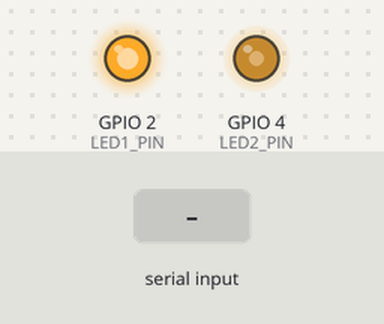
The program below on a simulated ESP32. Parts: output pins drawn as LEDs (lit = HIGH). Inputs (shaded band) come from the test bench. What the program prints to the serial monitor is not drawn.

Above: at 1.2 s.
1.3 s: "1" received over Serial
At 2.1 s:
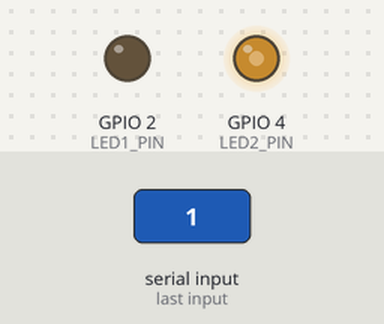
Timing chart, 0 to 9.8 s (numbered marks = the images above; inputs shaded):
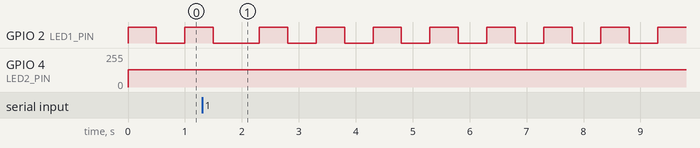

The program:

main.cpp
```cpp
#include <Arduino.h>
#include <FreeRTOS.h>

#define LED1_PIN  2   // Built-in LED for blinking
#define LED2_PIN  4   // Another LED for PWM control

// Global variables with mutex
uint8_t commandPacket[32] = {0};
SemaphoreHandle_t Key;

// Task handles
TaskHandle_t receiveTaskHandle = NULL;
TaskHandle_t led1TaskHandle = NULL;
TaskHandle_t led2TaskHandle = NULL;

// Function prototypes
void receiveTask(void *pvParameters);
void led1BlinkTask(void *pvParameters);
void led2PWMTask(void *pvParameters);

void setup() {
  // Initialize pins
  pinMode(LED1_PIN, OUTPUT);
  pinMode(LED2_PIN, OUTPUT);

  // Initialize serial
  Serial.begin(9600);
  while(!Serial) { ; }  // Wait for serial to be ready

  // Create mutex
  Key = xSemaphoreCreateMutex();
  if (Key == NULL) {
    Serial.println("Mutex creation failed!");
    while(1); // Halt if mutex creation fails
  }

  // Create tasks
  xTaskCreate(
    receiveTask,
    "Receive Task",
    4096,
    NULL,
    2,
    &receiveTaskHandle
  );

  xTaskCreate(
    led1BlinkTask,
    "LED1 Blink Task",
    4096,
    NULL,
    1,
    &led1TaskHandle
  );

  xTaskCreate(
    led2PWMTask,
    "LED2 PWM Task",
    4096,
    NULL,
    1,
    &led2TaskHandle
  );
}

void loop() {

}

void receiveTask(void *pvParameters) {
  uint8_t localCommandPacket[32];

  for (;;) {
    // Check if serial data is available
    if (Serial.available()) {
      // Acquire mutex before modifying shared resource
      if (xSemaphoreTake(Key, portMAX_DELAY) == pdTRUE) {
        // Read serial data
        int bytesRead = Serial.read(commandPacket, 32);

        // Debug: Print received packet
        Serial.println("Received Packet:");
        for (int i = 0; i < bytesRead; i++) {
          Serial.print(commandPacket[i]);
          Serial.print(" ");
        }
        Serial.println();

        // Release mutex
        xSemaphoreGive(Key);
      }
    }

    // Small delay to prevent task from hogging CPU
    vTaskDelay(pdMS_TO_TICKS(100));
  }
}

void led1BlinkTask(void *pvParameters) {
  uint32_t localDelay = 500;  // Default 500ms delay

  for (;;) {
    // Acquire mutex to safely read shared resource
    if (xSemaphoreTake(Key, portMAX_DELAY) == pdTRUE) {
      // Check for LED1 command (assuming first 4 bytes are "LED1")
      if (strncmp((char*)commandPacket, "LED1", 4) == 0) {
        // Extract delay value (assuming delay is stored as an integer after "LED1")
        localDelay = commandPacket[4];
      }

      // Release mutex
      xSemaphoreGive(Key);
    }

    // Blink LED
    digitalWrite(LED1_PIN, HIGH);
    vTaskDelay(pdMS_TO_TICKS(localDelay));
    digitalWrite(LED1_PIN, LOW);
    vTaskDelay(pdMS_TO_TICKS(localDelay));
  }
}

void led2PWMTask(void *pvParameters) {
  uint8_t localPWM = 128;  // Default 50% brightness

  for (;;) {
    // Acquire mutex to safely read shared resource
    if (xSemaphoreTake(Key, portMAX_DELAY) == pdTRUE) {
      // Check for LED2 command (assuming first 4 bytes are "LED2")
      if (strncmp((char*)commandPacket, "LED2", 4) == 0) {
        // Extract PWM value (assuming PWM is stored as an integer after "LED2")
        localPWM = commandPacket[4];
      }

      // Release mutex
      xSemaphoreGive(Key);
    }

    // Set PWM
    analogWrite(LED2_PIN, localPWM);

    // Small delay to prevent task from spinning too fast
    vTaskDelay(pdMS_TO_TICKS(100));
  }
}
```

Measured:
- by itself, GPIO 2 (LED1_PIN): repeats every 1.0 s: HIGH 0.50 s, LOW 0.50 s
